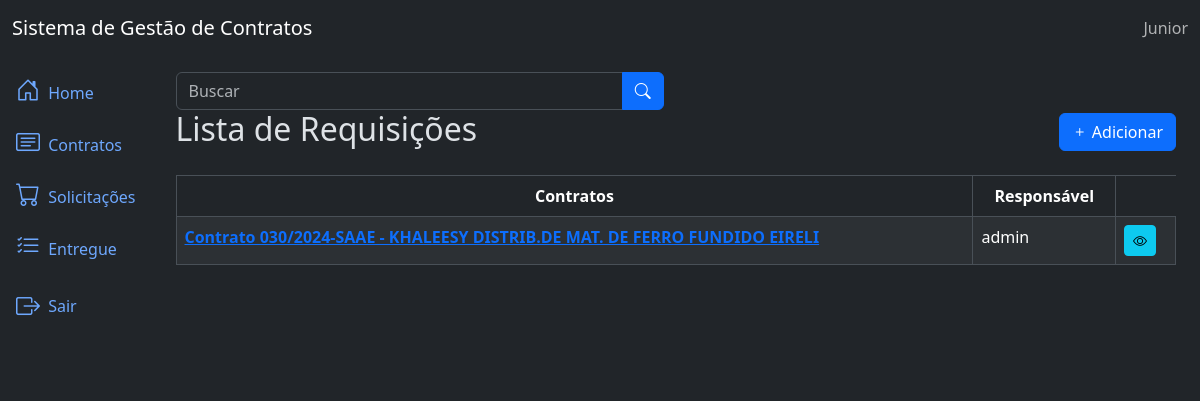
Page /requisitions/list/ (signed in) on the committed database.
### app/accounts/models.py (models this page shows)
class CustomUser(AbstractUser):
    cpf = models.CharField('CPF', max_length=14, unique=True, blank=True, null=True)
    registration = models.CharField('Matrícula', max_length=20,  blank=True, null=True)
    phone = models.CharField('Contato', max_length=20, blank=True, null=True)
    def __str__(self):
        return self.username

### app/requisitions/models.py (models this page shows, shortened)
class Requisition(TimeStampedModel):
    contract = models.ForeignKey(Contract, on_delete=models.CASCADE)
    requested_by = models.ForeignKey(settings.AUTH_USER_MODEL, on_delete=models.PROTECT, related_name='requisitions')

### app/contracts/models.py (models this page shows, shortened)
class Contract(TimeStampedModel):
    bidding = models.ForeignKey(Bidding, on_delete=models.SET_NULL, null=True, blank=True, related_name='biddings', verbose_name='Licitação')
    supplier = models.ForeignKey(Supplier, on_delete=models.CASCADE, null=True, blank=True, related_name='suppliers', verbose_name='Fornecedor')
    manager = models.ForeignKey(settings.AUTH_USER_MODEL, on_delete=models.CASCADE, null=True, blank=True, related_name='managers', verbose_name='Gestor')
    inspector = models.ForeignKey(settings.AUTH_USER_MODEL, on_delete=models.CASCADE, null=True, blank=True, related_name='inspectors', verbose_name='Fiscal')
    number = models.CharField('Número', max_length=20)
    target = models.TextField('Objeto')
    assignature_data = models.DateField('Data da assinatura')
    start_date = models.DateField('Data inicial')
    end_date = models.DateField('Data final')
    value = models.DecimalField('Valor total', max_digits=15, decimal_places=2 , default=0)
    class Meta:
        ordering = ('number',)
        verbose_name_plural = 'Contratos'
    def __str__(self):
        return f"Contrato {self.number} - {self.supplier.name}"

### app/suppliers/models.py (models this page shows, shortened)
class Supplier(TimeStampedModel):
    name = models.CharField('empresa', max_length = 200)
    cnpj = models.CharField('cnpj', max_length = 17)
    representative = models.CharField('representante', max_length = 200, null=True, blank=True)
    phone = models.CharField('contato', max_length = 15, null=True, blank=True)
    rg = models.CharField('rg', max_length = 13, null=True, blank=True)
    cpf = models.CharField('cpf', max_length = 11, null=True, blank=True)
    class Meta:
        ordering = ['name']
        verbose_name_plural = 'Fornecedores'

### app/requisitions/views.py (the view)
# urls.py: path('list/', v.RequisitionListView.as_view(), name='requisition_list'),
class RequisitionListView(LoginRequiredMixin, ListView):
    model = Requisition
    template_name = 'requisition_list.html'
    context_object_name = 'requisitions'

### app/requisitions/templates/requisition_list.html (shortened to what this page needs)
{% extends 'base.html' %}
{% block content %}
<div class="row mb-3">
  <div class="col-md-6">
    <form method="GET" action="{% url 'requisitions:requisition_list' %}" class="form-inline">
      <div class="input-group">
        <input type="text" class="form-control" id="search" name="search" placeholder="Buscar" value="{{ request.GET.search }}">
        <button type="submit" class="btn btn-primary">
          <i class="bi bi-search"></i>
        </button>
      </div>
    </form>
  </div>
  <h2>Lista de Requisições
    <span class="float-end">
      <a href="{% url 'requisitions:requisition_create' %}">
        <button type="button" class="btn btn-primary">
          <span class="bi bi-plus"></span> Adicionar
        </button>
      </a>
    </span>
  </h2>
</div>
{% if requisitions %}
  <div class="table-responsive">
    <table class="table table-striped table-bordered">
      <thead class="thead-dark">
        <tr>
          <th class="text-center">Contratos</th>
          <th class="text-center">Responsável</th>
        </tr>
      </thead>
      <tbody>
        {% for requisition in requisitions %}
        <tr>
          <td>
            <a href="{% url 'requisitions:requisition_detail' requisition.id %}" class="text-primary fw-semibold">
              {{ requisition.contract }}
            </a>
          </td>
          <td>{{ requisition.requested_by }}</td>
          <td>
            <a href="{% url 'requisitions:requisition_detail' requisition.id %}" class="btn btn-info btn-sm">
              <i class="bi bi-eye"></i>
            </a>
          </td>
        </tr>
        {% endfor %}
      </tbody>
    </table>
  </div>
{% else %}
  <p class="no-results">Nenhum item encontrado.</p>
{% endif %}
{% endblock %}

### app/base/templates/components/_header.html
<nav class="navbar navbar-expand-lg navbar-light bg-dark">
  {% if user.is_authenticated %}
  <div class="container-fluid">
    <a class="navbar-brand text-white" href="/admin/">Sistema de Gestão de Contratos </a>
    <span class="navbar-text">{{request.user}}</span>
  </div>
  {% else %}
    <span class="navbar-text"></span>
  {% endif %}
</nav>

### rows in the picture
CustomUser: user "Junior"
Requisition: contract "Contrato 030/2024-SAAE - KHALEESY DISTRIB.DE MAT. DE FERRO FUNDIDO EIRELI", requested_by "admin"
